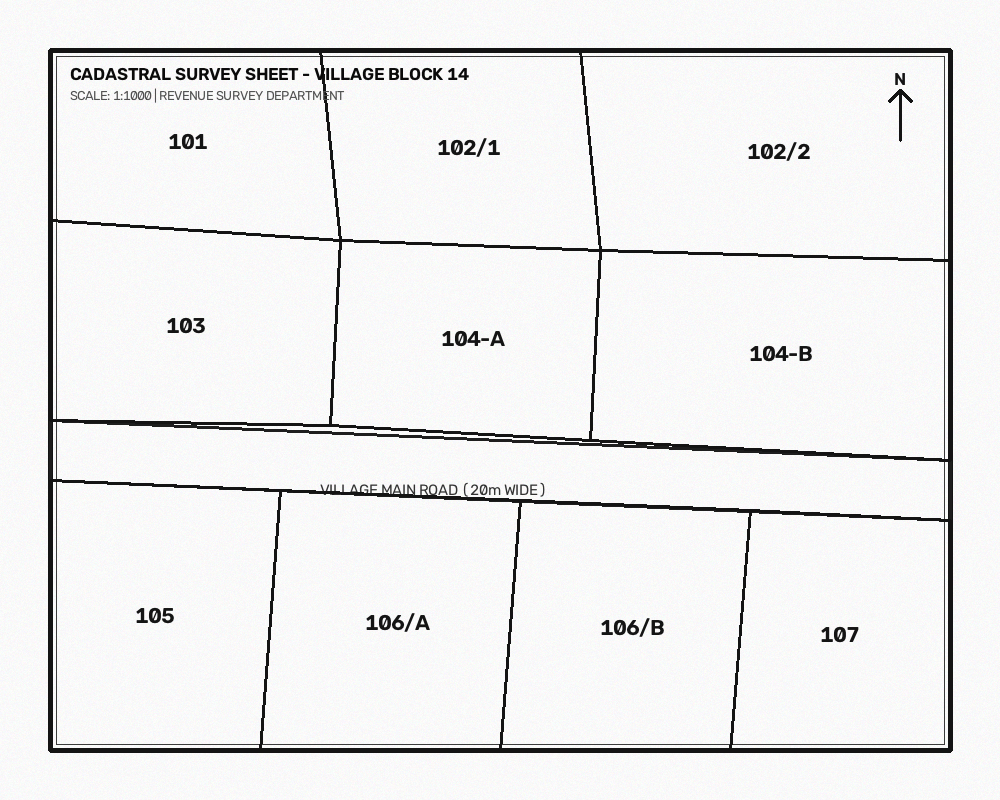
#> input picture Land boundary/sample_maps/village_block_14.png, 1000 x 800 px
$ python -i image_processing.py   (imports and definitions only)
#> lines starting #> are read from the running program, lines starting #| are printed output that depends on the picture; after the words box and inside, x2 and y2 are one past the last pixel; in counts of white or black regions, pixels touching at a corner belong together
#> further down, picture is the input picture: shape (800, 1000, 3); mean B, G, R 237.6, 237.6, 237.6
"""
AI-Assisted Land Boundary Verification & Cadastral Intelligence System
Image Processing & Computer Vision Module (OpenCV & PIL)

Handles cadastral map loading (PNG, JPG, JPEG, TIFF), multi-stage preprocessing,
and candidate land boundary contour extraction with polygon approximation.

DISCLAIMER: Algorithmic candidate boundaries generated by computer vision
are advisory aids for surveyor verification and do not constitute legally verified boundaries.
"""

import cv2
import numpy as np
from PIL import Image
import io
import math
from typing import Tuple, List, Dict, Any, Optional


# [28 lines left out: function load_image, not called in this run]


def preprocess_cadastral_map(
    image: np.ndarray,
    method: str = "adaptive",
    blur_kernel_size: int = 3,
    adaptive_block_size: int = 15,
    adaptive_c: int = 4,
    canny_thresh1: int = 50,
    canny_thresh2: int = 150,
    apply_clahe: bool = True,
    morph_close_kernel: int = 2
) -> Dict[str, np.ndarray]:
    """
    Multi-stage cadastral map preprocessing pipeline.

    Returns a dictionary of stages:
    - 'gray': Grayscale representation
    - 'enhanced': CLAHE contrast-enhanced grayscale
    - 'denoised': Bilaterally filtered or blurred image
    - 'binary': High-contrast inverted binary mask (boundaries as white lines)
    - 'edges': Canny edge detection map
    - 'morph': Morphologically closed binary map to seal dashed cadastral lines
    """
#> called with method = 'adaptive', blur_kernel_size = 3, adaptive_block_size = 15, adaptive_c = 4, canny_thresh1 = 50, canny_thresh2 = 150, apply_clahe = True, morph_close_kernel = 2
    # 1. Grayscale
    if len(image.shape) == 3:
        gray = cv2.cvtColor(image, cv2.COLOR_BGR2GRAY)
    else:
        gray = image.copy()

    # 2. Contrast Enhancement (CLAHE - excellent for faint cadastral ink/lines)
    if apply_clahe:
        clahe = cv2.createCLAHE(clipLimit=2.0, tileGridSize=(8, 8))
        enhanced = clahe.apply(gray)
    else:
        enhanced = gray.copy()

    # 3. Denoising / Smoothing
    k = max(3, blur_kernel_size if blur_kernel_size % 2 == 1 else blur_kernel_size + 1)
    denoised = cv2.bilateralFilter(enhanced, d=5, sigmaColor=50, sigmaSpace=50)

    # 4. Binarization / Thresholding
    if method == "adaptive":
        blk = max(3, adaptive_block_size if adaptive_block_size % 2 == 1 else adaptive_block_size + 1)
        # Using THRESH_BINARY_INV so cadastral ink boundaries become foreground (255)
        binary = cv2.adaptiveThreshold(
            denoised, 255, cv2.ADAPTIVE_THRESH_GAUSSIAN_C,
            cv2.THRESH_BINARY_INV, blk, adaptive_c
        )
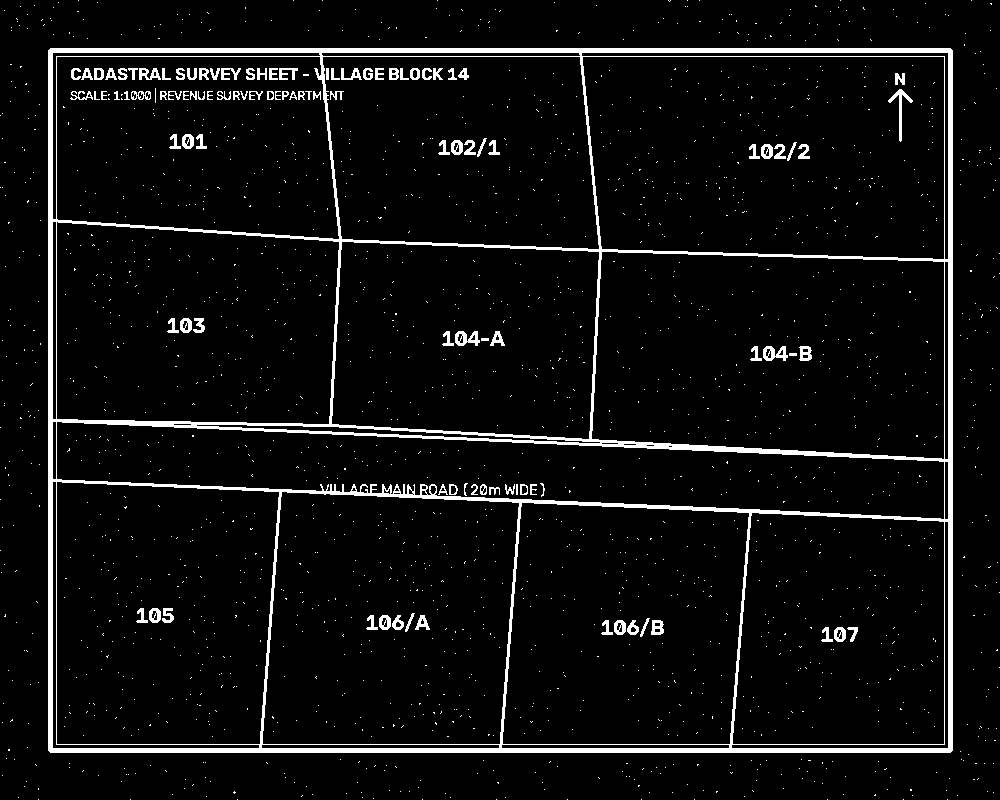
#> binary: shape (800, 1000); 5.7% white; 2034 white regions (1927 under 20 px), largest, box (x1, y1, x2, y2) and area: (48, 48, 953, 753) 34679, (888, 89, 913, 142) 259, (455, 331, 480, 346) 223
    elif method == "otsu":
        _, binary = cv2.threshold(denoised, 0, 255, cv2.THRESH_BINARY_INV + cv2.THRESH_OTSU)
    else:  # Simple Canny-based
        edges = cv2.Canny(denoised, canny_thresh1, canny_thresh2)
        binary = edges

    # 5. Canny edges
    edges = cv2.Canny(denoised, canny_thresh1, canny_thresh2)
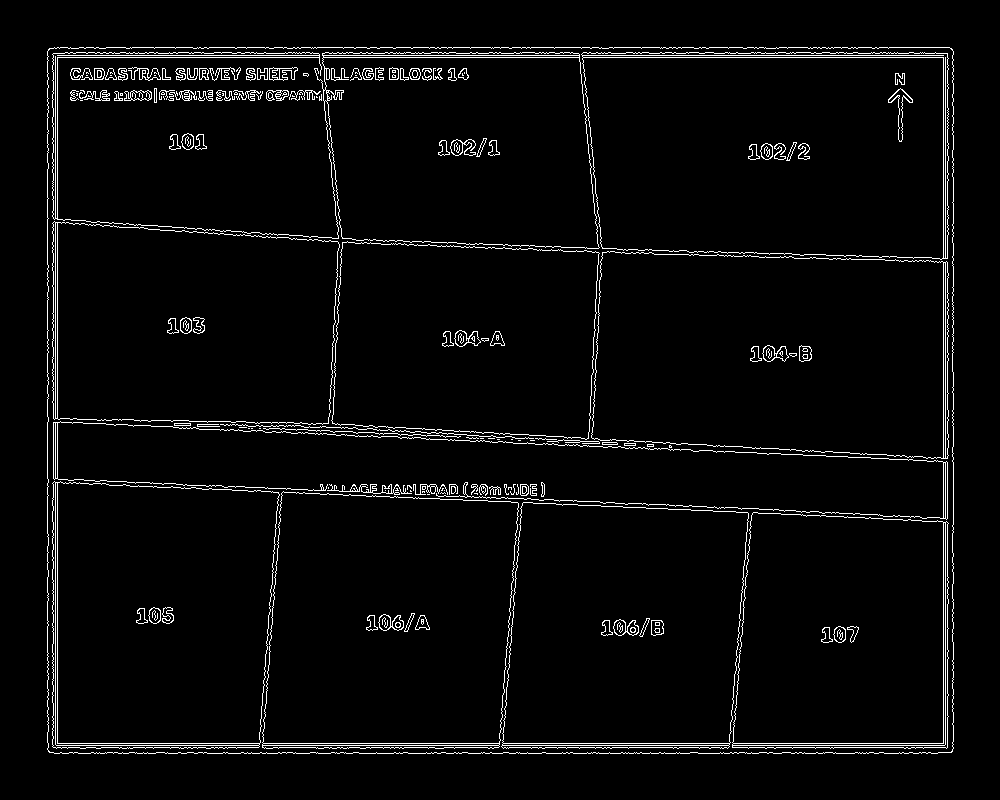
#> edges: shape (800, 1000); 3.5% white in thin lines or dots, all inside (x1, y1, x2, y2) = (47, 47, 954, 754)

    # 6. Morphological operations: Close gaps in broken/dashed cadastral boundaries
    morph = binary.copy()
    if morph_close_kernel > 0:
        kernel = cv2.getStructuringElement(cv2.MORPH_RECT, (morph_close_kernel, morph_close_kernel))
        morph = cv2.morphologyEx(binary, cv2.MORPH_CLOSE, kernel, iterations=1)
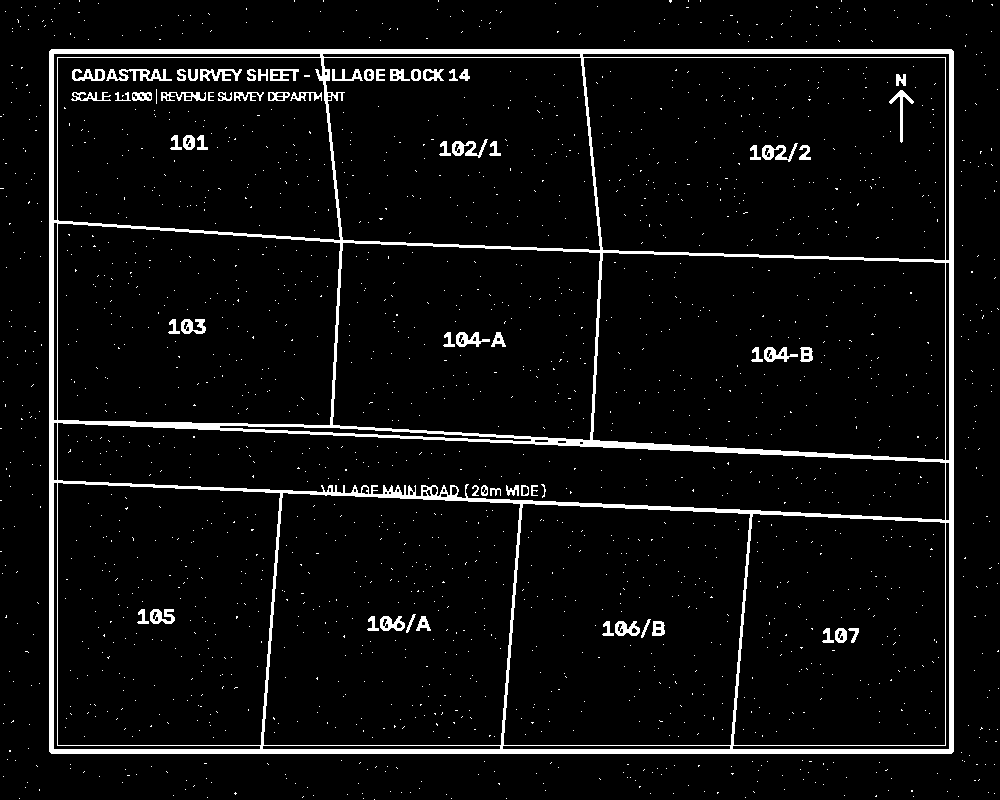
#> morph: shape (800, 1000); 5.7% white; 1939 white regions (1874 under 20 px), largest, box (x1, y1, x2, y2) and area: (49, 49, 954, 754) 35089, (106, 69, 172, 81) 407, (452, 139, 488, 158) 291

    return {
        "gray": gray,
        "enhanced": enhanced,
        "denoised": denoised,
        "binary": binary,
        "edges": edges,
        "morph": morph
    }


# [291 lines left out: functions detect_candidate_boundaries, render_boundary_overlay, generate_synthetic_cadastral_map, not called in this run]

>>> import cv2
>>> picture = cv2.imread('../sample_maps/village_block_14.png')
>>> result = preprocess_cadastral_map(picture)
#> result = 6 items
